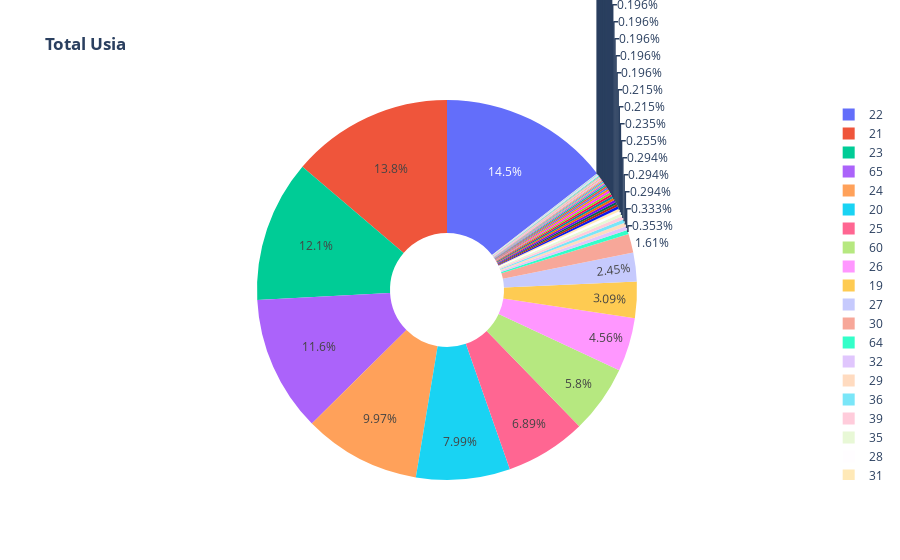

Notebook code cell kept with this figure:
### Code cell
#querySQL
sqla= pd.read_sql_query('SELECT age, Count("age") as Jumlah FROM data_table group by age', engine)

labels = sqla['age']
values = sqla['Jumlah']

# menguunakan `hole` untuk membuat-seperti pie plot
fig = go.Figure(data=[go.Pie(labels=labels, values=values, hole=.3)])

fig.update_layout(title_text="<b>Total Usia </b>")
    
fig.show()

### Figure 1 — Plotly figure (JSON) as saved in the notebook; plotly's stock layout.template omitted (floating-point values rounded to 4 significant figures)
{"data": [{"hole": 0.3, "labels": [19, 20, 21, 22, 23, 24, 25, 26, 27, 28, 29, 30, 31, 32, 33, 34, 35, 36, 37, 38, 39, 40, 41, 42, 43, 44, 45, 46, 47, 48, 49, 50, 51, 52, 53, 54, 55, 56, 57, 58, 59, 60, 61, 62, 63, 64, 65], "type": "pie", "values": [158, 408, 703, 740, 616, 509, 352, 233, 125, 12, 15, 82, 11, 17, 10, 10, 13, 15, 3, 10, 15, 10, 9, 4, 8, 10, 5, 4, 11, 6, 5, 9, 5, 9, 4, 8, 5, 7, 3, 7, 5, 296, 4, 4, 2, 18, 591]}], "layout": {"title": {"text": "<b>Total Usia </b>"}}}
